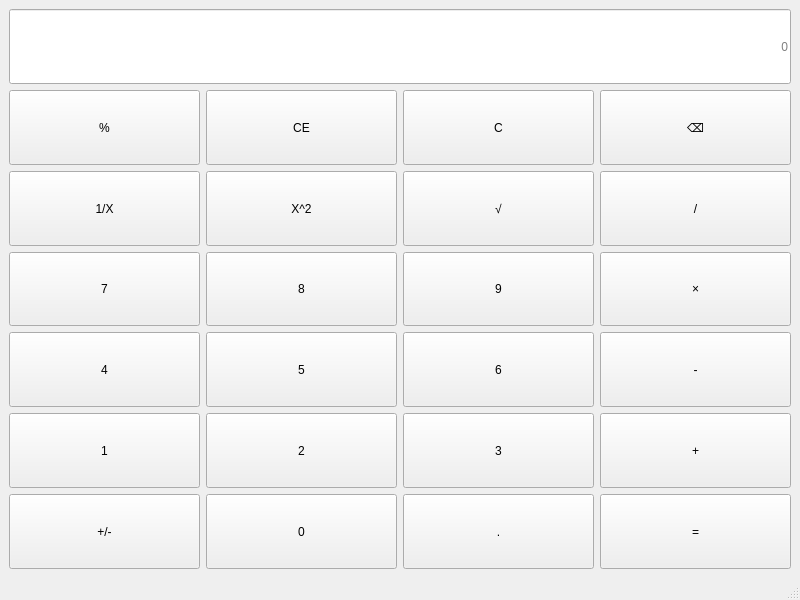
<?xml version="1.0" encoding="UTF-8"?>
<ui version="4.0">
 <class>MainWindow</class>
 <widget class="QMainWindow" name="MainWindow">
  <property name="geometry">
   <rect>
    <x>0</x>
    <y>0</y>
    <width>800</width>
    <height>600</height>
   </rect>
  </property>
  <property name="windowTitle">
   <string>MainWindow</string>
  </property>
  <widget class="QWidget" name="centralwidget">
   <layout class="QGridLayout" name="gridLayout_2">
    <item row="0" column="0">
     <layout class="QGridLayout" name="gridLayout">
      <item row="3" column="2">
       <widget class="QPushButton" name="btnNam9">
        <property name="sizePolicy">
         <sizepolicy hsizetype="Minimum" vsizetype="Preferred">
          <horstretch>0</horstretch>
          <verstretch>0</verstretch>
         </sizepolicy>
        </property>
        <property name="text">
         <string>9</string>
        </property>
       </widget>
      </item>
      <item row="1" column="2">
       <widget class="QPushButton" name="btnC">
        <property name="sizePolicy">
         <sizepolicy hsizetype="Minimum" vsizetype="Preferred">
          <horstretch>0</horstretch>
          <verstretch>0</verstretch>
         </sizepolicy>
        </property>
        <property name="text">
         <string>C</string>
        </property>
       </widget>
      </item>
      <item row="3" column="0">
       <widget class="QPushButton" name="btnNam7">
        <property name="sizePolicy">
         <sizepolicy hsizetype="Minimum" vsizetype="Preferred">
          <horstretch>0</horstretch>
          <verstretch>0</verstretch>
         </sizepolicy>
        </property>
        <property name="text">
         <string>7</string>
        </property>
       </widget>
      </item>
      <item row="5" column="2">
       <widget class="QPushButton" name="btnNam3">
        <property name="sizePolicy">
         <sizepolicy hsizetype="Minimum" vsizetype="Preferred">
          <horstretch>0</horstretch>
          <verstretch>0</verstretch>
         </sizepolicy>
        </property>
        <property name="text">
         <string>3</string>
        </property>
       </widget>
      </item>
      <item row="4" column="2">
       <widget class="QPushButton" name="btnNam6">
        <property name="sizePolicy">
         <sizepolicy hsizetype="Minimum" vsizetype="Preferred">
          <horstretch>0</horstretch>
          <verstretch>0</verstretch>
         </sizepolicy>
        </property>
        <property name="text">
         <string>6</string>
        </property>
       </widget>
      </item>
      <item row="6" column="3">
       <widget class="QPushButton" name="btnEqual">
        <property name="sizePolicy">
         <sizepolicy hsizetype="Minimum" vsizetype="Preferred">
          <horstretch>0</horstretch>
          <verstretch>0</verstretch>
         </sizepolicy>
        </property>
        <property name="text">
         <string>=</string>
        </property>
       </widget>
      </item>
      <item row="2" column="2">
       <widget class="QPushButton" name="btnSqrt">
        <property name="sizePolicy">
         <sizepolicy hsizetype="Minimum" vsizetype="Preferred">
          <horstretch>0</horstretch>
          <verstretch>0</verstretch>
         </sizepolicy>
        </property>
        <property name="text">
         <string>√</string>
        </property>
       </widget>
      </item>
      <item row="2" column="3">
       <widget class="QPushButton" name="btnDivide">
        <property name="sizePolicy">
         <sizepolicy hsizetype="Minimum" vsizetype="Preferred">
          <horstretch>0</horstretch>
          <verstretch>0</verstretch>
         </sizepolicy>
        </property>
        <property name="text">
         <string>/</string>
        </property>
       </widget>
      </item>
      <item row="4" column="1">
       <widget class="QPushButton" name="btnNam5">
        <property name="sizePolicy">
         <sizepolicy hsizetype="Minimum" vsizetype="Preferred">
          <horstretch>0</horstretch>
          <verstretch>0</verstretch>
         </sizepolicy>
        </property>
        <property name="text">
         <string>5</string>
        </property>
       </widget>
      </item>
      <item row="1" column="3">
       <widget class="QPushButton" name="btnDelete">
        <property name="sizePolicy">
         <sizepolicy hsizetype="Minimum" vsizetype="Preferred">
          <horstretch>0</horstretch>
          <verstretch>0</verstretch>
         </sizepolicy>
        </property>
        <property name="text">
         <string>⌫</string>
        </property>
       </widget>
      </item>
      <item row="0" column="0" colspan="4">
       <widget class="QLineEdit" name="display">
        <property name="sizePolicy">
         <sizepolicy hsizetype="Expanding" vsizetype="Preferred">
          <horstretch>0</horstretch>
          <verstretch>0</verstretch>
         </sizepolicy>
        </property>
        <property name="alignment">
         <set>Qt::AlignmentFlag::AlignRight|Qt::AlignmentFlag::AlignTrailing|Qt::AlignmentFlag::AlignVCenter</set>
        </property>
        <property name="placeholderText">
         <string>0</string>
        </property>
       </widget>
      </item>
      <item row="1" column="0">
       <widget class="QPushButton" name="btnpercent">
        <property name="sizePolicy">
         <sizepolicy hsizetype="Minimum" vsizetype="Preferred">
          <horstretch>0</horstretch>
          <verstretch>0</verstretch>
         </sizepolicy>
        </property>
        <property name="text">
         <string>%</string>
        </property>
       </widget>
      </item>
      <item row="5" column="3">
       <widget class="QPushButton" name="btnAdd">
        <property name="sizePolicy">
         <sizepolicy hsizetype="Minimum" vsizetype="Preferred">
          <horstretch>0</horstretch>
          <verstretch>0</verstretch>
         </sizepolicy>
        </property>
        <property name="text">
         <string>+</string>
        </property>
       </widget>
      </item>
      <item row="3" column="3">
       <widget class="QPushButton" name="btnTake">
        <property name="sizePolicy">
         <sizepolicy hsizetype="Minimum" vsizetype="Preferred">
          <horstretch>0</horstretch>
          <verstretch>0</verstretch>
         </sizepolicy>
        </property>
        <property name="text">
         <string>×</string>
        </property>
       </widget>
      </item>
      <item row="4" column="3">
       <widget class="QPushButton" name="btnReduction">
        <property name="sizePolicy">
         <sizepolicy hsizetype="Minimum" vsizetype="Preferred">
          <horstretch>0</horstretch>
          <verstretch>0</verstretch>
         </sizepolicy>
        </property>
        <property name="text">
         <string>-</string>
        </property>
       </widget>
      </item>
      <item row="5" column="1">
       <widget class="QPushButton" name="btnNam2">
        <property name="sizePolicy">
         <sizepolicy hsizetype="Minimum" vsizetype="Preferred">
          <horstretch>0</horstretch>
          <verstretch>0</verstretch>
         </sizepolicy>
        </property>
        <property name="text">
         <string>2</string>
        </property>
       </widget>
      </item>
      <item row="6" column="2">
       <widget class="QPushButton" name="btnPoint">
        <property name="sizePolicy">
         <sizepolicy hsizetype="Minimum" vsizetype="Preferred">
          <horstretch>0</horstretch>
          <verstretch>0</verstretch>
         </sizepolicy>
        </property>
        <property name="text">
         <string>.</string>
        </property>
       </widget>
      </item>
      <item row="2" column="1">
       <widget class="QPushButton" name="btnSquare">
        <property name="sizePolicy">
         <sizepolicy hsizetype="Minimum" vsizetype="Preferred">
          <horstretch>0</horstretch>
          <verstretch>0</verstretch>
         </sizepolicy>
        </property>
        <property name="text">
         <string>X^2</string>
        </property>
       </widget>
      </item>
      <item row="2" column="0">
       <widget class="QPushButton" name="btnCountdown">
        <property name="sizePolicy">
         <sizepolicy hsizetype="Minimum" vsizetype="Preferred">
          <horstretch>0</horstretch>
          <verstretch>0</verstretch>
         </sizepolicy>
        </property>
        <property name="text">
         <string>1/X</string>
        </property>
       </widget>
      </item>
      <item row="3" column="1">
       <widget class="QPushButton" name="btnNam8">
        <property name="sizePolicy">
         <sizepolicy hsizetype="Minimum" vsizetype="Preferred">
          <horstretch>0</horstretch>
          <verstretch>0</verstretch>
         </sizepolicy>
        </property>
        <property name="text">
         <string>8</string>
        </property>
       </widget>
      </item>
      <item row="4" column="0">
       <widget class="QPushButton" name="btnNam4">
        <property name="sizePolicy">
         <sizepolicy hsizetype="Minimum" vsizetype="Preferred">
          <horstretch>0</horstretch>
          <verstretch>0</verstretch>
         </sizepolicy>
        </property>
        <property name="text">
         <string>4</string>
        </property>
       </widget>
      </item>
      <item row="5" column="0">
       <widget class="QPushButton" name="btnNam1">
        <property name="sizePolicy">
         <sizepolicy hsizetype="Minimum" vsizetype="Preferred">
          <horstretch>0</horstretch>
          <verstretch>0</verstretch>
         </sizepolicy>
        </property>
        <property name="text">
         <string>1</string>
        </property>
       </widget>
      </item>
      <item row="1" column="1">
       <widget class="QPushButton" name="btnCE">
        <property name="sizePolicy">
         <sizepolicy hsizetype="Minimum" vsizetype="Preferred">
          <horstretch>0</horstretch>
          <verstretch>0</verstretch>
         </sizepolicy>
        </property>
        <property name="text">
         <string>CE</string>
        </property>
       </widget>
      </item>
      <item row="6" column="0">
       <widget class="QPushButton" name="btnSign">
        <property name="sizePolicy">
         <sizepolicy hsizetype="Minimum" vsizetype="Preferred">
          <horstretch>0</horstretch>
          <verstretch>0</verstretch>
         </sizepolicy>
        </property>
        <property name="text">
         <string>+/-</string>
        </property>
       </widget>
      </item>
      <item row="6" column="1">
       <widget class="QPushButton" name="btnNam0">
        <property name="sizePolicy">
         <sizepolicy hsizetype="Minimum" vsizetype="Preferred">
          <horstretch>0</horstretch>
          <verstretch>0</verstretch>
         </sizepolicy>
        </property>
        <property name="text">
         <string>0</string>
        </property>
       </widget>
      </item>
     </layout>
    </item>
   </layout>
  </widget>
  <widget class="QMenuBar" name="menubar">
   <property name="geometry">
    <rect>
     <x>0</x>
     <y>0</y>
     <width>800</width>
     <height>18</height>
    </rect>
   </property>
  </widget>
  <widget class="QStatusBar" name="statusbar"/>
 </widget>
 <resources/>
 <connections/>
</ui>
